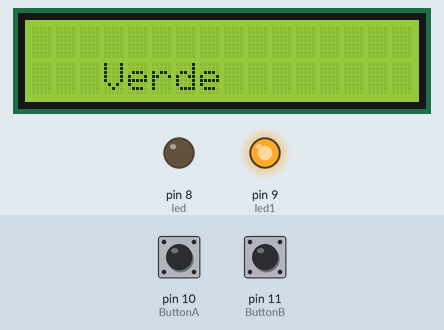
The sketch below on a simulated Arduino Uno, built with avr-gcc and run on an emulated ATmega328P. Shown: 16×2 character LCD, output pins drawn as LEDs (lit = HIGH). Inputs (shaded band) come from the test bench; at power-on: pin 10 (ButtonA) LOW, pin 11 (ButtonB) LOW.

Above: at 2.2 s.
2.3 s: pin 10 (ButtonA) pulled HIGH for 0.15 s
At 3.0 s:
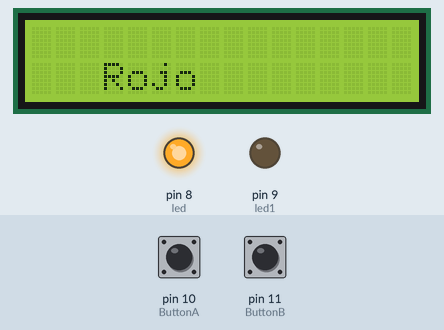
3.9 s: pin 11 (ButtonB) pulled HIGH for 0.15 s
At 4.3 s:
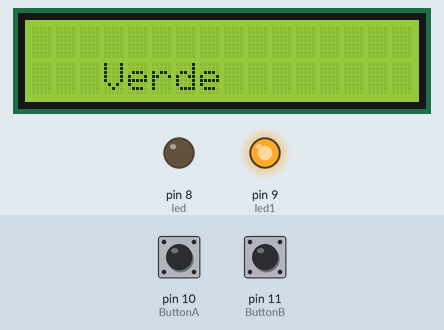
5.5 s: pin 10 (ButtonA) pulled HIGH for 1 s
At 6.6 s:
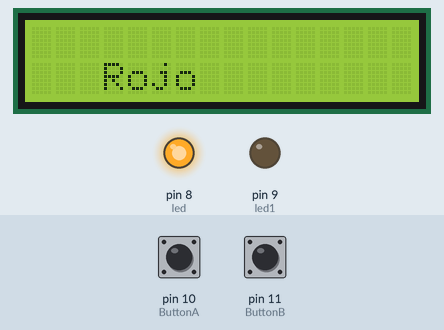
8.0 s: pin 10 (ButtonA) driven HIGH
11.0 s: pin 11 (ButtonB) pulled HIGH for 1 s
At 11.49 s:
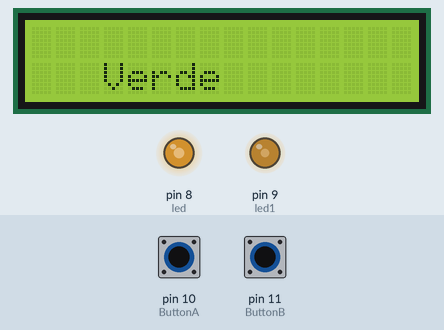
15.0 s: pin 11 (ButtonB) pulled HIGH for 3.2 s
Timing chart, 0 to 19.7 s (numbered marks = the images above; inputs shaded):
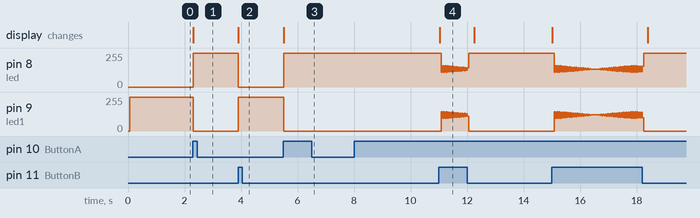

Measured:
- after the input at 2.3 s, pin 8 (led): 0/255 → 255/255 at once; pin 9 (led1): 255/255 → 0/255 at once; the display: changes at once (image 1)
- after the input at 3.9 s, pin 8 (led): 255/255 → 0/255 at once; pin 9 (led1): 0/255 → 255/255 at once; the display: changes at once (image 2)
- after the input at 5.5 s, pin 8 (led): 0/255 → 255/255 at once; pin 9 (led1): 255/255 → 0/255 at once; the display: changes at once (image 3)
- after the input at 8.0 s, every drawn part: stays the same

The sketch:

LCD_I2C.ino
```cpp
//LCD_I2C//
//Autor Borxo García//
//Licencia de Creative Commons Reconocimiento-NoComercial 4.0 Internacional.//

//#include <LiquidCrystal.h>
#include <LiquidCrystal_I2C.h>
#include <Wire.h>
#include <LCD.h>

//LiquidCrystal_I2C lcd(Dirección,E, RW, RS, D4, D3, D2, D1, D0, Estado);
LiquidCrystal_I2C lcd(0x27, 2, 1, 0, 4, 5, 6, 7, 3, POSITIVE);

#define led  8
#define led1 9
#define ButtonA  10
#define ButtonB  11

int ValorA;
int ValorB;

void setup()
	{
		pinMode(ButtonA, INPUT);
		pinMode(ButtonB, INPUT);
		pinMode(led, OUTPUT);
		pinMode(led1, OUTPUT);

		//lcd.begin(16,2);
		lcd.home();
		lcd.begin(16, 2);
		lcd.setCursor(3, 1);
		digitalWrite(led1, HIGH);
		lcd.print("Verde");
		delay(1000);
	}


void loop()
	{

		ValorA = digitalRead(ButtonA);
		ValorB = digitalRead(ButtonB);

		if (ValorA == HIGH)
			{
				lcd.clear();
				lcd.setCursor(3, 1);
				lcd.print("Rojo");
				digitalWrite(led, HIGH);
				digitalWrite(led1, LOW);
			}

	if (ValorB == HIGH)
		{
			lcd.clear();
			lcd.setCursor(3, 1);
			lcd.print("Verde");
			digitalWrite(led, LOW);
			digitalWrite(led1, HIGH);
		}

	}
```
